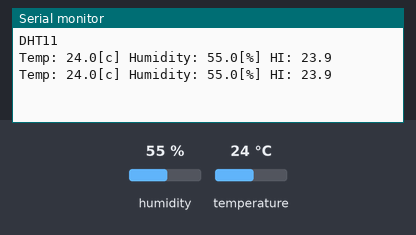
The sketch below on a simulated ESP32. Shown: the last lines printed to the serial monitor. The test bench sets the inputs (shaded band); at power-on: humidity 55 %, temperature 24 °C.

Above: at 6.8 s.
6.9 s: humidity set to 22 %
At 10.2 s:
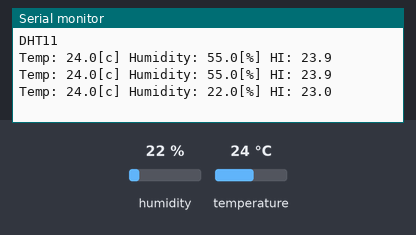
11.4 s: temperature set to 12 °C
At 13.3 s:
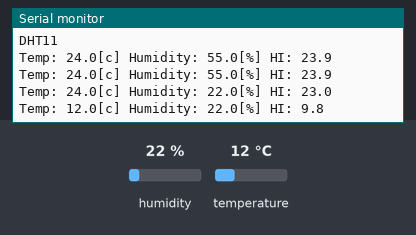
15.9 s: humidity set to 40 %
At 19.6 s:
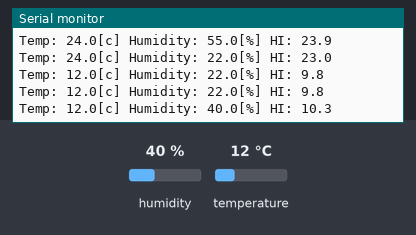
Timing chart, 0 to 21.1 s (numbered marks = the images above; inputs shaded):
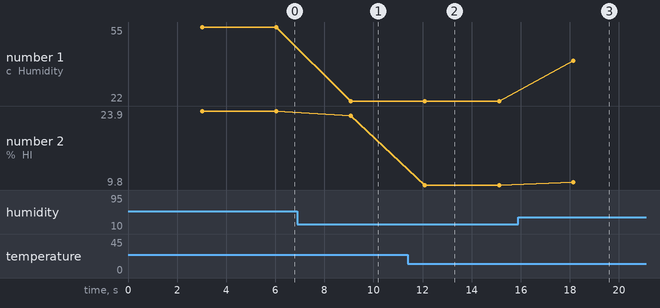

Measured:
- after the input at 6.9 s, the serial monitor: prints a new line after 2.2 s (image 1)
- after the input at 11.4 s, the serial monitor: prints a new line after 0.69 s (image 2)
- after the input at 15.9 s, the serial monitor: prints a new line after 2.2 s (image 3)
- plotted number 1: 55 → 22 after the input at 6.9 s, 22 → 40 after the input at 15.9 s
- plotted number 2: 23.9 → 23 after the input at 6.9 s, 23 → 9.8 after the input at 11.4 s, 9.8 → 10.3 after the input at 15.9 s

The sketch:

05_01_esp32_dht11_test.ino
```cpp
#include <DHT.h>

const int PIN_DHT = 33;
DHT dht( PIN_DHT, DHT11 );

void setup() {
  Serial.begin(115200);
  Serial.println("DHT11");
  dht.begin();
}

void loop() {

  delay(3000);

  bool isFahrenheit = false;
  float percentHumidity = dht.readHumidity();
  float temperature = dht.readTemperature( isFahrenheit );

  if (isnan(percentHumidity) || isnan(temperature)) {
    Serial.println("ERROR");
    return;
  }

  float heatIndex = dht.computeHeatIndex(
    temperature,
    percentHumidity,
    isFahrenheit);

  String s = "Temp: ";
  s += String(temperature, 1);
  s += "[c] Humidity: ";
  s += String(percentHumidity, 1);
  s += "[%] HI: ";
  s += String(heatIndex, 1);

  Serial.println(s);

}
```
